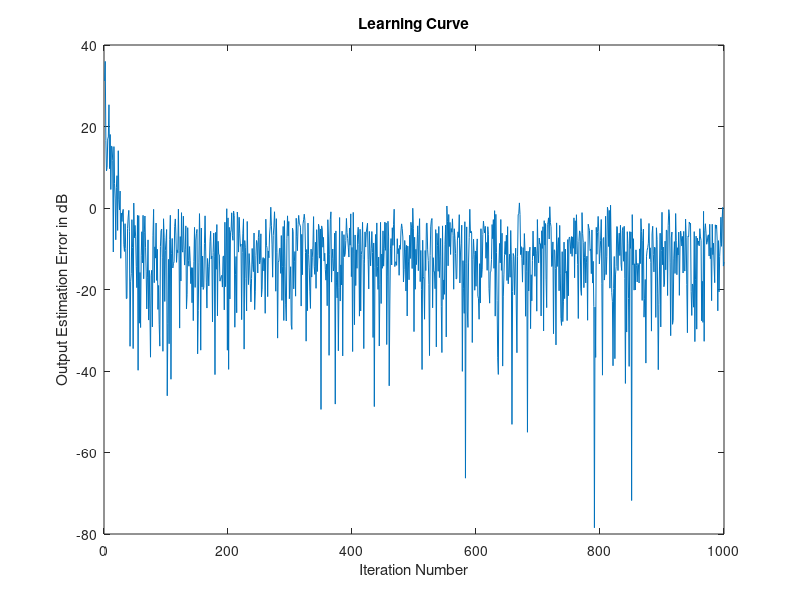
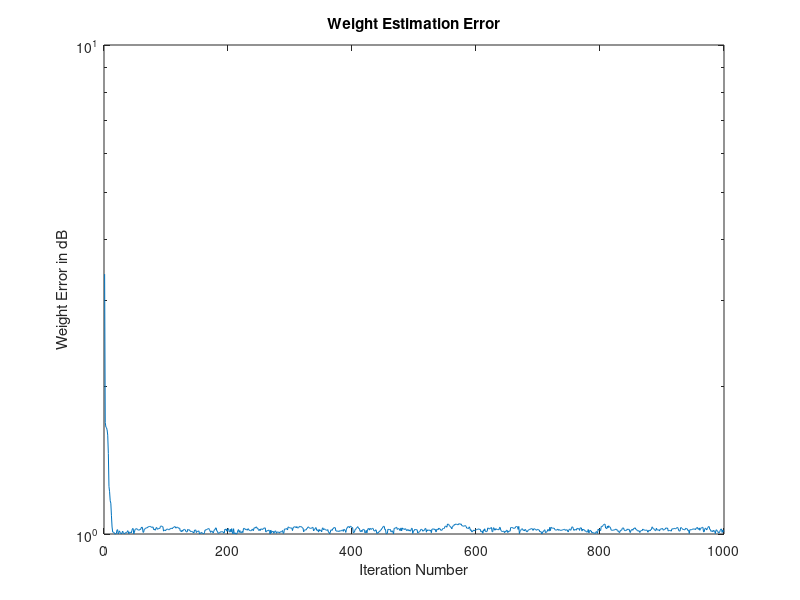

MATLAB code for these plots, in order:
clear all
clc
mu=0.001;

n=1000;
%generate input u
w=rand(1,n);
u=rand(1,n)*30;

%generate output y
a1=1.5;a2=2.5;
b=[a1,a2];
a=[1 zeros(1,2)];
d=filter(b,a,u)+w;
bhat=(zeros(1,2))';
error=zeros(1,n);
X=toeplitz(u,[u(1) 0])';

for i=1:1:n
    error(i)=d(i)-X(:,i)'*bhat;
    bhat=bhat+mu*X(:,i)*error(i);  
    b_err(i)=norm(b-bhat);
end
figure ;
plot(20*log10(abs(error))) ;
title('Learning Curve') ;
xlabel('Iteration Number') ;
ylabel('Output Estimation Error in dB') ;
figure ;
semilogy(b_err);
title('Weight Estimation Error') ;
xlabel('Iteration Number') ;
ylabel('Weight Error in dB') ; 
